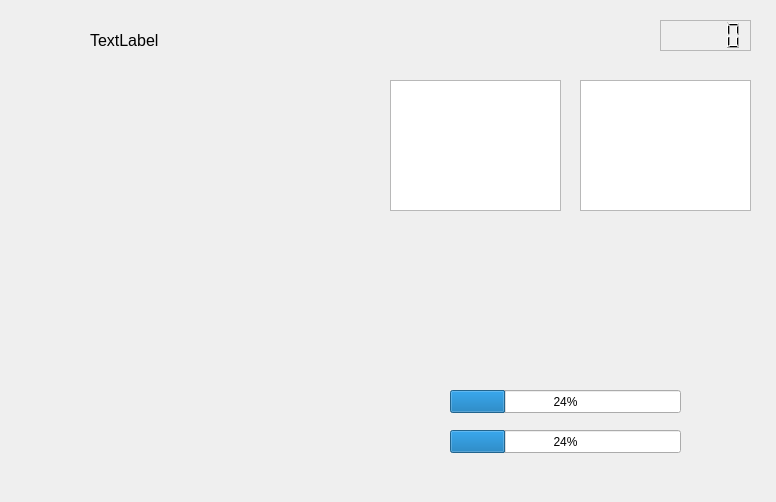
<?xml version="1.0" encoding="UTF-8"?>
<ui version="4.0">
 <class>jeu</class>
 <widget class="QDialog" name="jeu">
  <property name="geometry">
   <rect>
    <x>0</x>
    <y>0</y>
    <width>776</width>
    <height>502</height>
   </rect>
  </property>
  <property name="minimumSize">
   <size>
    <width>776</width>
    <height>502</height>
   </size>
  </property>
  <property name="maximumSize">
   <size>
    <width>776</width>
    <height>502</height>
   </size>
  </property>
  <property name="windowTitle">
   <string>The World Of Tomorrow</string>
  </property>
  <widget class="QProgressBar" name="bar_mentale">
   <property name="geometry">
    <rect>
     <x>450</x>
     <y>430</y>
     <width>231</width>
     <height>23</height>
    </rect>
   </property>
   <property name="value">
    <number>24</number>
   </property>
  </widget>
  <widget class="QProgressBar" name="bar_physique">
   <property name="geometry">
    <rect>
     <x>450</x>
     <y>390</y>
     <width>231</width>
     <height>23</height>
    </rect>
   </property>
   <property name="value">
    <number>24</number>
   </property>
  </widget>
  <widget class="QLabel" name="label">
   <property name="geometry">
    <rect>
     <x>47</x>
     <y>95</y>
     <width>321</width>
     <height>301</height>
    </rect>
   </property>
   <property name="text">
    <string/>
   </property>
  </widget>
  <widget class="QLabel" name="label_nom">
   <property name="geometry">
    <rect>
     <x>90</x>
     <y>30</y>
     <width>111</width>
     <height>21</height>
    </rect>
   </property>
   <property name="font">
    <font>
     <pointsize>12</pointsize>
    </font>
   </property>
   <property name="text">
    <string>TextLabel</string>
   </property>
  </widget>
  <widget class="QLCDNumber" name="lcdNumber">
   <property name="geometry">
    <rect>
     <x>660</x>
     <y>20</y>
     <width>91</width>
     <height>31</height>
    </rect>
   </property>
   <property name="frameShape">
    <enum>QFrame::StyledPanel</enum>
   </property>
  </widget>
  <widget class="QLabel" name="label_2">
   <property name="geometry">
    <rect>
     <x>617</x>
     <y>20</y>
     <width>31</width>
     <height>31</height>
    </rect>
   </property>
   <property name="text">
    <string/>
   </property>
   <property name="pixmap">
    <pixmap>../coin.png</pixmap>
   </property>
   <property name="scaledContents">
    <bool>true</bool>
   </property>
  </widget>
  <widget class="QListWidget" name="l_principale">
   <property name="geometry">
    <rect>
     <x>390</x>
     <y>80</y>
     <width>171</width>
     <height>131</height>
    </rect>
   </property>
  </widget>
  <widget class="QListWidget" name="l_transports">
   <property name="geometry">
    <rect>
     <x>580</x>
     <y>80</y>
     <width>171</width>
     <height>131</height>
    </rect>
   </property>
  </widget>
  <widget class="QListWidget" name="l_principale_3">
   <property name="geometry">
    <rect>
     <x>580</x>
     <y>80</y>
     <width>171</width>
     <height>131</height>
    </rect>
   </property>
  </widget>
 </widget>
 <resources/>
 <connections/>
</ui>
